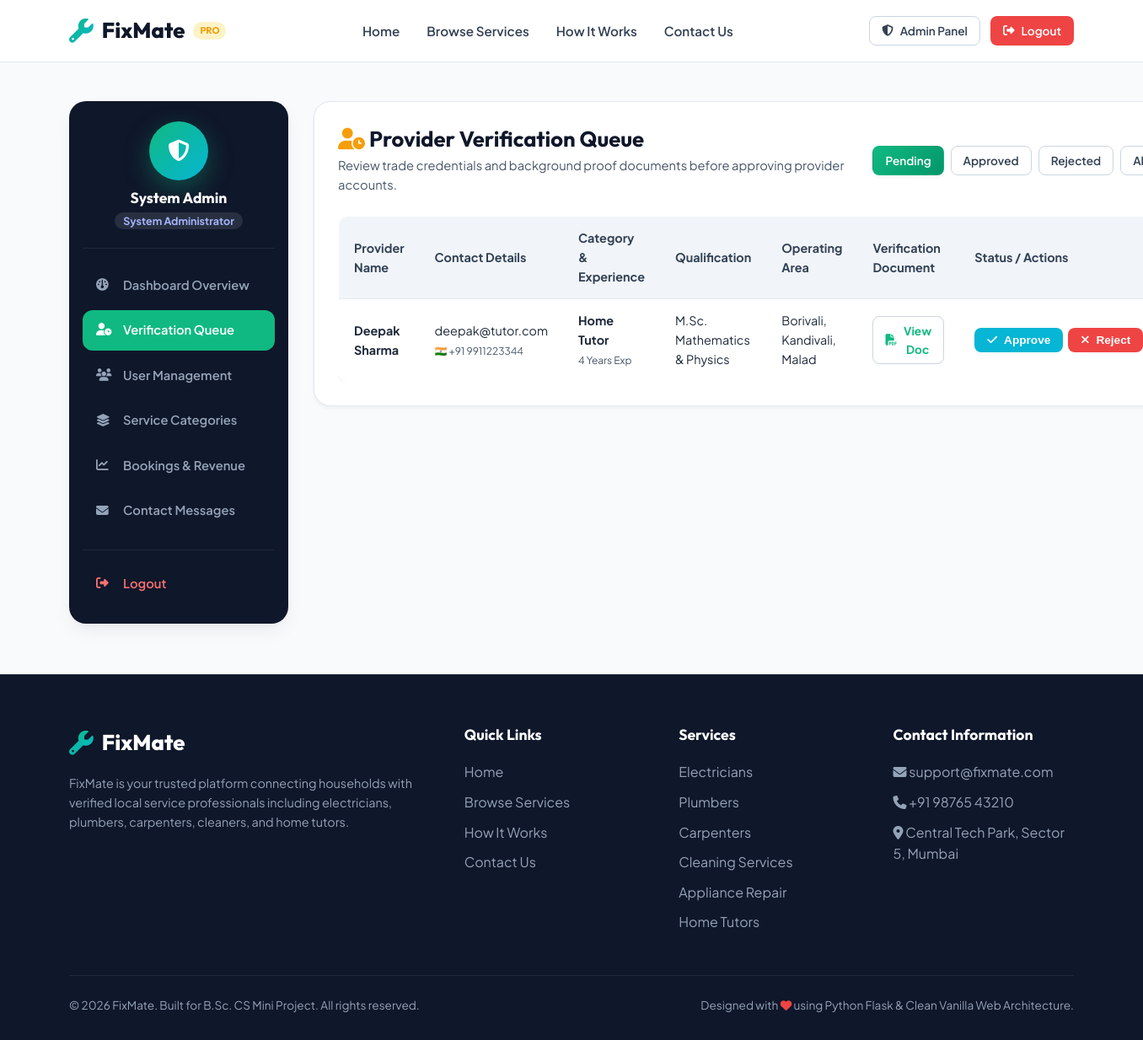
The page /admin/providers (signed in) on the database its author committed.
### database.py (models this page shows, shortened)
class User(UserMixin, db.Model):
    __tablename__ = 'users'
    id = db.Column(db.Integer, primary_key=True)
    full_name = db.Column(db.String(100), nullable=False)
    email = db.Column(db.String(120), unique=True, nullable=False, index=True)
    password_hash = db.Column(db.String(255), nullable=False)
    mobile = db.Column(db.String(20), nullable=False)
    address = db.Column(db.Text, nullable=False)
    role = db.Column(db.String(20), nullable=False)  # 'customer', 'provider', 'admin'
    status = db.Column(db.String(20), default='Approved')  # 'Approved', 'Pending', 'Rejected'
    created_at = db.Column(db.DateTime, default=datetime.now)
    customer_profile = db.relationship('CustomerProfile', backref='user', uselist=False, cascade="all, delete-orphan")
    provider_profile = db.relationship('ProviderProfile', backref='user', uselist=False, cascade="all, delete-orphan")

class ProviderProfile(db.Model):
    __tablename__ = 'provider_profiles'
    id = db.Column(db.Integer, primary_key=True)
    user_id = db.Column(db.Integer, db.ForeignKey('users.id', ondelete='CASCADE'), nullable=False)
    experience = db.Column(db.Integer, nullable=False, default=0) # years
    qualification = db.Column(db.String(150), nullable=False)
    category_id = db.Column(db.Integer, db.ForeignKey('categories.id', ondelete='SET NULL'), nullable=True)
    operating_area = db.Column(db.String(100), nullable=False)
    verification_doc = db.Column(db.String(255), nullable=True)
    photo = db.Column(db.String(255), nullable=True, default='default_avatar.png')
    bio = db.Column(db.Text, nullable=True)
    rating = db.Column(db.Float, default=5.0)
    total_reviews = db.Column(db.Integer, default=0)
    category = db.relationship('Category', backref='providers')
    services = db.relationship('Service', backref='provider', lazy=True, cascade="all, delete-orphan")

class Category(db.Model):
    __tablename__ = 'categories'
    id = db.Column(db.Integer, primary_key=True)
    name = db.Column(db.String(80), nullable=False, unique=True)
    slug = db.Column(db.String(80), nullable=False, unique=True)
    description = db.Column(db.Text, nullable=True)
    icon = db.Column(db.String(50), default='fa-tools')
    services = db.relationship('Service', backref='category', lazy=True)

### routes/admin.py (the view)
@admin_bp.route('/providers')
def providers():
    status_filter = request.args.get('status', 'Pending')
    query = ProviderProfile.query.join(User)
    if status_filter != 'All':
        query = query.filter(User.status == status_filter)
    providers_list = query.order_by(User.created_at.desc()).all()
    return render_template('admin/providers.html',
                           providers=providers_list,
                           current_filter=status_filter,
                           active_page='providers')

### routes/admin.py (called while the page is built)
@admin_bp.before_request
@login_required
def check_admin_role():
    if current_user.role != 'admin':
        flash('Access restricted to Platform Administrators.', 'danger')
        return redirect(url_for('public.home'))

### templates/admin/providers.html (shortened to what this page needs)
{% extends 'admin/layout.html' %}
{% block admin_content %}
<div style="background: var(--white); border: 1px solid var(--gray-200); border-radius: var(--radius-lg); padding: 28px; box-shadow: var(--shadow-sm);">
    <div style="display: flex; justify-content: space-between; align-items: center; margin-bottom: 24px;">
        <div>
            <h2 style="font-size: 1.6rem; color: var(--dark); margin-bottom: 4px;"><i class="fa-solid fa-user-clock" style="color: var(--warning);"></i> Provider Verification Queue</h2>
            <p style="color: var(--gray-600); font-size: 0.92rem;">Review trade credentials and background proof documents before approving provider accounts.</p>
        </div>
        <div style="display: flex; gap: 8px;">
            <a href="{{ url_for('admin.providers', status='Pending') }}" class="btn btn-sm {% if current_filter == 'Pending' %}btn-primary{% else %}btn-outline{% endif %}">Pending</a>
            <a href="{{ url_for('admin.providers', status='Approved') }}" class="btn btn-sm {% if current_filter == 'Approved' %}btn-primary{% else %}btn-outline{% endif %}">Approved</a>
            <a href="{{ url_for('admin.providers', status='Rejected') }}" class="btn btn-sm {% if current_filter == 'Rejected' %}btn-primary{% else %}btn-outline{% endif %}">Rejected</a>
            <a href="{{ url_for('admin.providers', status='All') }}" class="btn btn-sm {% if current_filter == 'All' %}btn-primary{% else %}btn-outline{% endif %}">All</a>
        </div>
    </div>
    {% if providers %}
        <div class="table-responsive">
            <table class="data-table">
                <thead>
                    <tr>
                        <th>Provider Name</th>
                        <th>Contact Details</th>
                        <th>Category & Experience</th>
                        <th>Qualification</th>
                        <th>Operating Area</th>
                        <th>Verification Document</th>
                        <th>Status / Actions</th>
                    </tr>
                </thead>
                <tbody>
                    {% for pp in providers %}
                        <tr>
                            <td><strong>{{ pp.user.full_name }}</strong></td>
                            <td>{{ pp.user.email }}<br><small style="color: var(--gray-600);">🇮🇳 +91 {{ pp.user.mobile }}</small></td>
                            <td><strong>{{ pp.category.name if pp.category else 'N/A' }}</strong><br><small style="color: var(--gray-600);">{{ pp.experience }} Years Exp</small></td>
                            <td>{{ pp.qualification }}</td>
                            <td>{{ pp.operating_area }}</td>
                            <td>
                                {% if pp.verification_doc %}
                                    <a href="{{ url_for('static', filename='uploads/documents/' + pp.verification_doc) }}" target="_blank" class="btn btn-outline btn-sm" style="color: var(--primary); font-weight: 700;">
                                        <i class="fa-solid fa-file-pdf"></i> View Doc
                                    </a>
                                {% else %}
                                    <span style="color: var(--gray-400); font-size: 0.85rem;">No Document</span>
                                {% endif %}
                            </td>
                            <td>
                                {% if pp.user.status == 'Pending' %}
                                    <div style="display: flex; gap: 6px;">
                                        <form action="{{ url_for('admin.approve_provider', user_id=pp.user.id) }}" method="POST" style="display: inline;">
                                            <button type="submit" class="btn btn-secondary btn-sm"><i class="fa-solid fa-check"></i> Approve</button>
                                        </form>
                                        <form action="{{ url_for('admin.reject_provider', user_id=pp.user.id) }}" method="POST" style="display: inline;">
                                            <button type="submit" class="btn btn-danger btn-sm"><i class="fa-solid fa-xmark"></i> Reject</button>
                                        </form>
                                    </div>
                                {% else %}
                                    <span class="badge-status badge-{{ pp.user.status.lower() }}">{{ pp.user.status }}</span>
                                {% endif %}
                            </td>
                        </tr>
                    {% endfor %}
                </tbody>
            </table>
        </div>
    {% else %}
        <div style="text-align: center; padding: 40px; color: var(--gray-600);">
            <i class="fa-solid fa-circle-check" style="font-size: 2.5rem; color: var(--success); margin-bottom: 12px;"></i>
            <p>No providers found for the selected status filter.</p>
        </div>
    {% endif %}
</div>
{% endblock %}

### templates/admin/layout.html (shortened to what this page needs)
{% extends 'base.html' %}
{% block content %}
<div class="container" style="padding-top: 30px; padding-bottom: 60px;">
    <div style="display: grid; grid-template-columns: 260px 1fr; gap: 30px; align-items: start;">
        <aside style="background: var(--dark); border-radius: var(--radius-lg); padding: 24px 16px; color: white; box-shadow: var(--shadow-md); position: sticky; top: 90px;">
            <div style="text-align: center; padding-bottom: 20px; border-bottom: 1px solid var(--gray-800); margin-bottom: 20px;">
                <div style="width: 70px; height: 70px; border-radius: 50%; background: linear-gradient(135deg, var(--primary), var(--secondary)); color: white; font-weight: 800; font-size: 1.6rem; display: flex; align-items: center; justify-content: center; margin: 0 auto 10px; box-shadow: var(--shadow-glow);">
                    <i class="fa-solid fa-shield-halved"></i>
                </div>
                <h3 style="font-size: 1.1rem; margin-bottom: 2px; color: white;">{{ current_user.full_name }}</h3>
                <span style="font-size: 0.78rem; color: #a5b4fc; font-weight: 700; background: rgba(255,255,255,0.1); padding: 2px 10px; border-radius: var(--radius-full);">System Administrator</span>
            </div>
            <ul style="list-style: none; display: flex; flex-direction: column; gap: 6px;">
                <li>
                    <a href="{{ url_for('admin.dashboard') }}" style="display: flex; align-items: center; gap: 12px; padding: 12px 16px; border-radius: var(--radius-md); font-weight: 600; font-size: 0.92rem; color: {% if active_page == 'dashboard' %}white{% else %}var(--gray-400){% endif %}; background: {% if active_page == 'dashboard' %}var(--primary){% else %}transparent{% endif %}; transition: var(--transition);">
                        <i class="fa-solid fa-gauge" style="width: 20px;"></i> Dashboard Overview
                    </a>
                </li>
                <li>
                    <a href="{{ url_for('admin.providers') }}" style="display: flex; align-items: center; gap: 12px; padding: 12px 16px; border-radius: var(--radius-md); font-weight: 600; font-size: 0.92rem; color: {% if active_page == 'providers' %}white{% else %}var(--gray-400){% endif %}; background: {% if active_page == 'providers' %}var(--primary){% else %}transparent{% endif %}; transition: var(--transition);">
                        <i class="fa-solid fa-user-clock" style="width: 20px;"></i> Verification Queue
                    </a>
                </li>
                <li>
                    <a href="{{ url_for('admin.users') }}" style="display: flex; align-items: center; gap: 12px; padding: 12px 16px; border-radius: var(--radius-md); font-weight: 600; font-size: 0.92rem; color: {% if active_page == 'users' %}white{% else %}var(--gray-400){% endif %}; background: {% if active_page == 'users' %}var(--primary){% else %}transparent{% endif %}; transition: var(--transition);">
                        <i class="fa-solid fa-users" style="width: 20px;"></i> User Management
                    </a>
                </li>
                <li>
                    <a href="{{ url_for('admin.categories') }}" style="display: flex; align-items: center; gap: 12px; padding: 12px 16px; border-radius: var(--radius-md); font-weight: 600; font-size: 0.92rem; color: {% if active_page == 'categories' %}white{% else %}var(--gray-400){% endif %}; background: {% if active_page == 'categories' %}var(--primary){% else %}transparent{% endif %}; transition: var(--transition);">
                        <i class="fa-solid fa-layer-group" style="width: 20px;"></i> Service Categories
                    </a>
                </li>
                <li>
                    <a href="{{ url_for('admin.bookings') }}" style="display: flex; align-items: center; gap: 12px; padding: 12px 16px; border-radius: var(--radius-md); font-weight: 600; font-size: 0.92rem; color: {% if active_page == 'bookings' %}white{% else %}var(--gray-400){% endif %}; background: {% if active_page == 'bookings' %}var(--primary){% else %}transparent{% endif %}; transition: var(--transition);">
                        <i class="fa-solid fa-chart-line" style="width: 20px;"></i> Bookings & Revenue
                    </a>
                </li>
                <li>
                    <a href="{{ url_for('admin.contact_messages') }}" style="display: flex; align-items: center; gap: 12px; padding: 12px 16px; border-radius: var(--radius-md); font-weight: 600; font-size: 0.92rem; color: {% if active_page == 'contact_messages' %}white{% else %}var(--gray-400){% endif %}; background: {% if active_page == 'contact_messages' %}var(--primary){% else %}transparent{% endif %}; transition: var(--transition);">
                        <i class="fa-solid fa-envelope" style="width: 20px;"></i> Contact Messages
                    </a>
                </li>
                <li style="margin-top: 16px; border-top: 1px solid var(--gray-800); padding-top: 16px;">
                    <a href="{{ url_for('auth.logout') }}" style="display: flex; align-items: center; gap: 12px; padding: 12px 16px; border-radius: var(--radius-md); font-weight: 600; font-size: 0.92rem; color: #f87171; transition: var(--transition);">
                        <i class="fa-solid fa-right-from-bracket" style="width: 20px;"></i> Logout
                    </a>
                </li>
            </ul>
        </aside>
        <main>
            {% block admin_content %}{% endblock %}
        </main>
    </div>
</div>
{% endblock %}

### static/css/style.css (style rules this page uses)
:root { --primary: #10b981; --primary-hover: #059669; --primary-light: #ecfdf5; --secondary: #06b6d4; --secondary-hover: #0891b2; --accent: #f59e0b; --accent-light: #fef3c7; --dark: #0f172a; --dark-surface: #1e293b; --light: #f8fafc; --white: #ffffff; --gray-50: #f8fafc; --gray-100: #f1f5f9; --gray-200: #e2e8f0; --gray-300: #cbd5e1; --gray-400: #94a3b8; --gray-600: #475569; --gray-700: #334155; --gray-800: #1e293b; --danger: #ef4444; --success: #10b981; --warning: #f59e0b; --radius-sm: 8px; --radius-md: 12px; --radius-lg: 20px; --radius-full: 9999px; --shadow-sm: 0 2px 4px rgba(15, 23, 42, 0.05); --shadow-md: 0 10px 25px -5px rgba(15, 23, 42, 0.08), 0 8px 10px -6px rgba(15, 23, 42, 0.04); --shadow-lg: 0 20px 35px -10px rgba(15, 23, 42, 0.12), 0 10px 15px -5px rgba(15, 23, 42, 0.06); --shadow-glow: 0 10px 30px rgba(16, 185, 129, 0.35); --transition: all 0.3s cubic-bezier(0.4, 0, 0.2, 1); }
* { margin: 0; padding: 0; box-sizing: border-box; }
body { font-family: 'Plus Jakarta Sans', sans-serif; color: var(--gray-800); background-color: var(--gray-50); line-height: 1.6; overflow-x: hidden; display: flex; flex-direction: column; min-height: 100vh; }
h1, h2, h3, h4, h5, h6 { font-family: 'Outfit', sans-serif; color: var(--dark); font-weight: 700; line-height: 1.25; }
a { text-decoration: none; color: inherit; transition: var(--transition); }
.container { width: 100%; max-width: 1240px; margin: 0 auto; padding: 0 24px; }
.btn { display: inline-flex; align-items: center; justify-content: center; gap: 8px; padding: 10px 22px; font-size: 0.95rem; font-weight: 600; border-radius: var(--radius-md); border: 1px solid transparent; cursor: pointer; transition: var(--transition); text-align: center; }
.btn-primary { background: linear-gradient(135deg, var(--primary), var(--primary-hover)); color: var(--white); box-shadow: var(--shadow-sm); }
.btn-outline { background: transparent; border-color: var(--gray-300); color: var(--gray-700); }
.btn-secondary { background: var(--secondary); color: var(--white); }
.btn-danger { background: var(--danger); color: var(--white); }
.btn-sm { padding: 6px 14px; font-size: 0.85rem; border-radius: var(--radius-sm); }

### static/css/auth.css (style rules this page uses)
.table-responsive { overflow-x: auto; }
.data-table { width: 100%; border-collapse: collapse; background: var(--white); border-radius: var(--radius-md); overflow: hidden; box-shadow: var(--shadow-sm); border: 1px solid var(--gray-200); }
.data-table th, .data-table td { padding: 14px 18px; text-align: left; border-bottom: 1px solid var(--gray-200); font-size: 0.9rem; }
.data-table th { background: var(--gray-100); font-weight: 700; color: var(--gray-700); }

### rows shown on the page
User: full_name "System Admin"
ProviderProfile: user.full_name "Deepak Sharma", user.email "deepak@tutor.com", user.mobile "9911223344", category "Home Tutor", experience "4", qualification "M.Sc. Mathematics & Physics", operating_area "Borivali, Kandivali, Malad"
